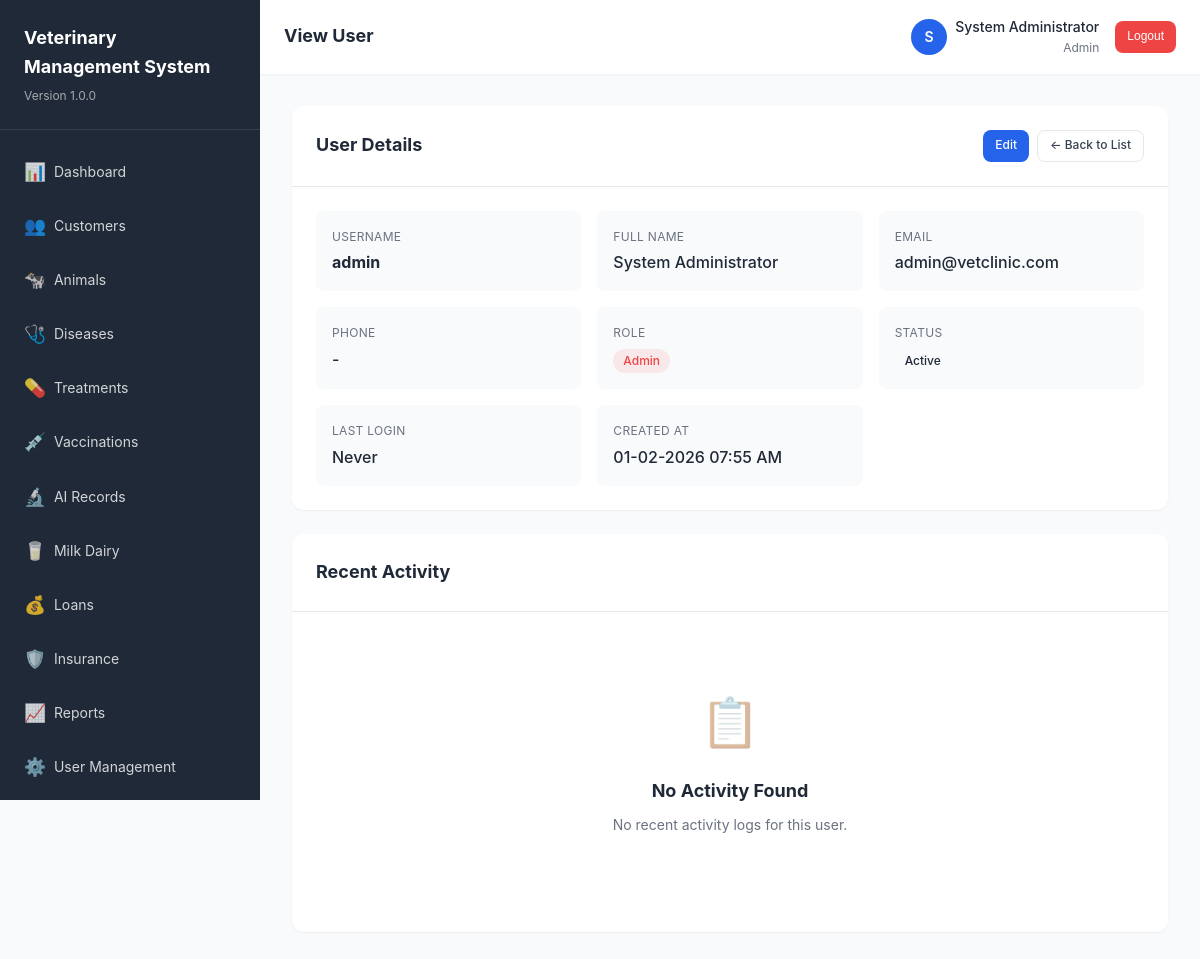
/modules/auth/view_user.php?id=1 (signed in), run on the app's committed database.
### tables this page shows
CREATE TABLE users (
    id INT PRIMARY KEY AUTO_INCREMENT,
    username VARCHAR(50) UNIQUE NOT NULL,
    password VARCHAR(255) NOT NULL,
    full_name VARCHAR(100) NOT NULL,
    email VARCHAR(100) UNIQUE NOT NULL,
    phone VARCHAR(20),
    role ENUM('admin', 'veterinarian', 'staff', 'farm_owner') NOT NULL,
    status ENUM('active', 'inactive') DEFAULT 'active',
    created_at TIMESTAMP DEFAULT CURRENT_TIMESTAMP,
    updated_at TIMESTAMP DEFAULT CURRENT_TIMESTAMP ON UPDATE CURRENT_TIMESTAMP,
    last_login TIMESTAMP NULL
);

### modules/auth/view_user.php (the view, shortened to what this page needs)
<?php
require_once '../../config/config.php';
$id = isset($_GET['id']) ? intval($_GET['id']) : 0;
$stmt = $conn->prepare("SELECT * FROM users WHERE id = ?");
$stmt->bind_param("i", $id);
$stmt->execute();
$result = $stmt->get_result();
$user = $result->fetch_assoc();
$activityQuery = $conn->query("SELECT * FROM activity_logs WHERE user_id = $id ORDER BY created_at DESC LIMIT 10");
include_once INCLUDES_PATH . '/header.php';
?>
<div class="card">
    <div class="card-header">
        <h3>User Details</h3>
        <div class="btn-group">
            <a href="edit_user.php?id=<?php echo $id; ?>" class="btn btn-primary btn-sm">Edit</a>
            <a href="users.php" class="btn btn-outline btn-sm">← Back to List</a>
        </div>
    </div>
    <div class="card-body">
        <div class="detail-grid">
            <div class="detail-item">
                <div class="detail-label">Username</div>
                <div class="detail-value"><strong><?php echo htmlspecialchars($user['username']); ?></strong></div>
            </div>
            <div class="detail-item">
                <div class="detail-label">Full Name</div>
                <div class="detail-value"><?php echo htmlspecialchars($user['full_name']); ?></div>
            </div>
            <div class="detail-item">
                <div class="detail-label">Email</div>
                <div class="detail-value"><?php echo htmlspecialchars($user['email']); ?></div>
            </div>
            <div class="detail-item">
                <div class="detail-label">Phone</div>
                <div class="detail-value"><?php echo htmlspecialchars($user['phone'] ?: '-'); ?></div>
            </div>
            <div class="detail-item">
                <div class="detail-label">Role</div>
                <div class="detail-value">
                    <?php
                    $roleClass = [
                        'admin' => 'badge-danger',
                        'veterinarian' => 'badge-primary',
                        'staff' => 'badge-warning',
                        'farm_owner' => 'badge-success'
                    ];
                    $class = $roleClass[$user['role']] ?? 'badge-secondary';
                    ?>
                    <span class="badge <?php echo $class; ?>"><?php echo ucfirst(str_replace('_', ' ', $user['role'])); ?></span>
                </div>
            </div>
            <div class="detail-item">
                <div class="detail-label">Status</div>
                <div class="detail-value"><?php echo getStatusBadge($user['status']); ?></div>
            </div>
            <div class="detail-item">
                <div class="detail-label">Last Login</div>
                <div class="detail-value"><?php echo $user['last_login'] ? formatDateTime($user['last_login']) : 'Never'; ?></div>
            </div>
            <div class="detail-item">
                <div class="detail-label">Created At</div>
                <div class="detail-value"><?php echo formatDateTime($user['created_at']); ?></div>
            </div>
        </div>
    </div>
</div>
<div class="card">
    <div class="card-header">
        <h3>Recent Activity</h3>
    </div>
    <div class="card-body">
        <?php if ($activityQuery->num_rows > 0): ?>
        <div class="table-responsive">
            <table>
                <thead>
                    <tr>
                        <th>Date/Time</th>
                        <th>Action</th>
                        <th>Module</th>
                        <th>IP Address</th>
                    </tr>
                </thead>
                <tbody>
                    <?php while ($activity = $activityQuery->fetch_assoc()): ?>
                    <tr>
                        <td><?php echo formatDateTime($activity['created_at']); ?></td>
                        <td><?php echo htmlspecialchars($activity['action']); ?></td>
                        <td><?php echo htmlspecialchars($activity['module'] ?: '-'); ?></td>
                        <td><?php echo htmlspecialchars($activity['ip_address'] ?: '-'); ?></td>
                    </tr>
                    <?php endwhile; ?>
                </tbody>
            </table>
        </div>
        <?php else: ?>
        <div class="empty-state">
            <div class="empty-state-icon">📋</div>
            <h4>No Activity Found</h4>
            <p>No recent activity logs for this user.</p>
        </div>
        <?php endif; ?>
    </div>
</div>
<?php include_once INCLUDES_PATH . '/footer.php'; ?>

### includes/functions.php (shortened to what this page needs)
<?php
function formatDateTime($datetime, $format = DISPLAY_DATETIME_FORMAT) {
    return date($format, strtotime($datetime));
}
function getStatusBadge($status) {
    $badges = [
        'active' => '<span class="badge bg-success">Active</span>',
        'inactive' => '<span class="badge bg-secondary">Inactive</span>',
        'completed' => '<span class="badge bg-success">Completed</span>',
        'pending' => '<span class="badge bg-warning">Pending</span>',
        'overdue' => '<span class="badge bg-danger">Overdue</span>',
        'paid' => '<span class="badge bg-success">Paid</span>',
        'approved' => '<span class="badge bg-success">Approved</span>',
        'rejected' => '<span class="badge bg-danger">Rejected</span>',
        'under_review' => '<span class="badge bg-info">Under Review</span>'
    ];
    return $badges[$status] ?? '<span class="badge bg-secondary">' . ucfirst($status) . '</span>';
}

### data on the page
users: username "admin", full_name "System Administrator", email "admin@vetclinic.com", phone "-", role "Admin", status "Active", created_at "01-02-2026 07:55 AM"

### other printed values
APP_NAME "Veterinary Management System"
APP_VERSION "1.0.0"
$pageTitle "View User"
substr(getCurrentUserFullName(), 0, 1) "S"
getCurrentUserFullName() "System Administrator"
getCurrentUserRole() "Admin"
